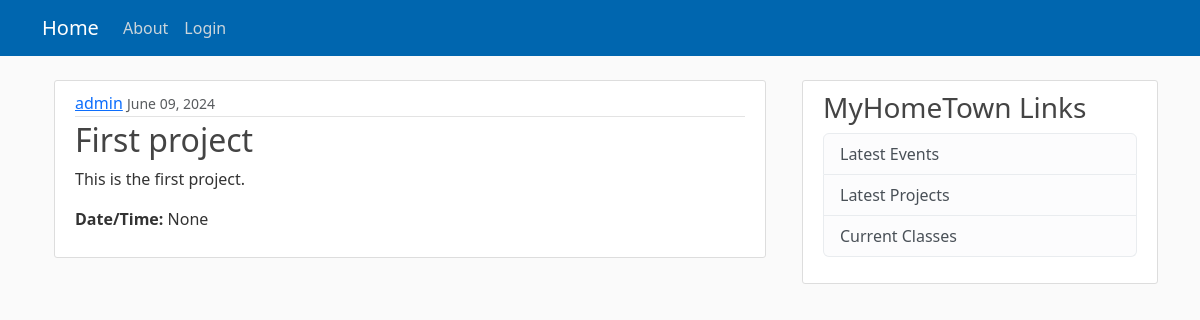
The page /private/project/1/ on the database its author committed.
### common/models.py (models this page shows, shortened)
class Project(models.Model):
    title = models.CharField(max_length=100)
    location = models.CharField(max_length=255)
    time = models.TimeField(default=timezone.now)
    date = models.DateField(default=timezone.now)
    url = models.CharField(max_length=255, null=True, blank=True)
    date_posted = models.DateTimeField(default=timezone.now)
    summary = models.CharField(max_length=255, null=True)
    description = models.CharField(max_length=4096, null=True)
    author = models.ForeignKey(User, on_delete=models.CASCADE)

### private/views.py (the view)
# urls.py: path('project/<int:pk>/', ProjectDetailView.as_view(), name="project-detail"),
class ProjectDetailView(DetailView):
    model = Project
    template_name = 'projects/project_detail.html'
    context_object_name = 'project'

### private/templates/projects/project_detail.html (shortened to what this page needs)
{% extends "private/base.html" %}
{% block content %}
<div class="container">
  <article class="media content-section">
      <div class="media-body">
        <div class="article-metadata">
          <a class="mr-2" href="#">{{ project.author }}</a>
          <small class="text-muted">{{ project.date_posted|date:"F d, Y" }}</small>
        </div>
        <h2 class="article-title">{{ project.title }}</h2>
        <p class="article-content">{{ project.description }}</p>
        <p class="article-content"><b>Date/Time:</b> {{ project.time }}</p>
      </div>
    </article>
</div>
{% endblock %}

### private/static/private/main.css (style rules this page uses)
body { background: #fafafa; color: #333333; margin-top: 5rem; }
h1, h2, h3, h4, h5, h6 { color: #444444; }
.content-section { background: #ffffff; padding: 10px 20px; border: 1px solid #dddddd; border-radius: 3px; margin-bottom: 20px; }
.article-title { color: #444444; }
.article-content { white-space: pre-line; }
.article-metadata { padding-bottom: 1px; margin-bottom: 4px; border-bottom: 1px solid #e3e3e3 }

### rows shown on the page
Project: author "admin", date_posted "June 09, 2024", title "First project", description "This is the first project.", time "None"
